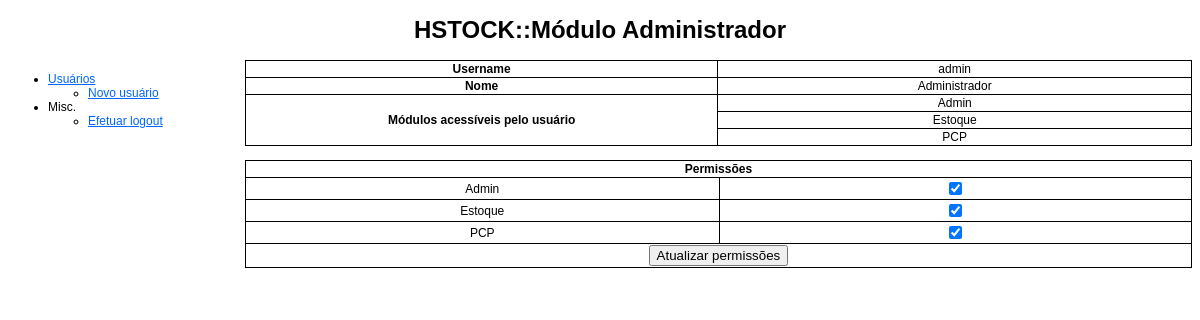
Screenshot of /admin/usuarios.php?action=view&id=1 (signed in) with the database file from the repository.
### tables this page shows
CREATE TABLE IF NOT EXISTS `usuarios` (
  `id` int(11) NOT NULL AUTO_INCREMENT,
  `username` varchar(255) NOT NULL,
  `password` varchar(255) NOT NULL,
  `nome` varchar(255) NOT NULL,
  PRIMARY KEY (`id`),
  UNIQUE KEY `username` (`username`)
);

CREATE TABLE IF NOT EXISTS `modulos` (
  `id` int(11) NOT NULL AUTO_INCREMENT,
  `nome` varchar(255) NOT NULL,
  PRIMARY KEY (`id`)
);

### admin/usuarios.php (the view, shortened to what this page needs)
<!DOCTYPE html PUBLIC "-//W3C//DTD XHTML 1.0 Transitional//EN" "http://www.w3.org/TR/xhtml1/DTD/xhtml1-transitional.dtd">
<html xmlns="http://www.w3.org/1999/xhtml">
    <head>
        <link href="estilos_hton.css" rel="stylesheet" type="text/css" />
    </head>
    <body>
   	<div id="header">
    	<h1>HSTOCK::Módulo Administrador</h1>
    </div>
    <div id="menu">
        <?php require_once('menu.php'); ?>
	</div>
    <div id="content">
    	<?php
			@$action = $_GET['action'];
			switch($action)
			{
					?>
					<?php
				case 'view':
					$id = $_GET['id'];
					$c = new conexao;
					$c->set_charset('utf8');
					$q = "SELECT * FROM usuarios WHERE id = '$id';";
					$r1 = $c->query($q);
					$usuario = $r1->fetch_object();
					?>
					<table class="content_table">
                    	<tr>
                        	<th>Username</th>
                            <td><?php echo $usuario->username; ?></td>
                        </tr>
                        <tr>
                        	<th>Nome</th>
                            <td><?php echo $usuario->nome; ?></td>
                        </tr>
                        <?php
						$q = "SELECT c.nome FROM usuarios AS a INNER JOIN permissoes AS b ON a.id = b.usuario_id INNER JOIN modulos AS c ON b.modulo_id = c.id WHERE a.id = $id;";
						$r2 = $c->query($q);
						?>
						<tr>
                        	<th rowspan="<?php echo $r2->num_rows; ?>">Módulos acessíveis pelo usuário</th>
							<?php
                            while($modulo = $r2->fetch_object()): ?>
                                <td><?php echo $modulo->nome; ?></td>
                        </tr>
						<?php endwhile; ?>
                    </table><br />
                    <form action='usuarios.php?action=permissoes&id=<?php echo $id; ?>' method="post">
					<table class="content_table">
                    	<tr>
                        	<th colspan="2">Permissões</th>
						</tr>
                        <?php
						$q = "SELECT * FROM modulos;";
						$r = $c->query($q);
						while($modulo = $r->fetch_object()): ?>
                        	<tr>
	                        	<td><?php echo $modulo->nome; ?></td>
                                <td>
                               	<?php
									$q = "SELECT a.id, a.nome FROM modulos AS a INNER JOIN permissoes AS b ON a.id = b.modulo_id INNER JOIN usuarios AS c ON b.usuario_id = c.id WHERE c.id = '$id' AND a.nome = '" . $modulo->nome . "';";
									$r1 = $c->query($q);
									if($r1->num_rows == 0): ?>
										<input type='checkbox' name='permissoes[<?php echo $modulo->id; ?>]' />
									<?php else: ?>
										<input type='checkbox' name='permissoes[<?php echo $modulo->id; ?>]' checked />
									<?php endif; ?>
                                </td>
                            </tr>
						<?php endwhile; ?>
                        <tr>
                        	<td class="bottom_row" colspan="2"><input type='submit' value="Atualizar permissões" /></td>
                        </tr>
                    </table>
                    </form>
					<?php
				break;
					?>
					<?php
			}
		?>
    </div>
    </body>
</html>

### admin/estilos_hton.css (style rules this page uses)
#header { text-align: center; }
#menu { float: left; width: 19%; }
#content { float: right; width: 80%; }
#tabela_login, td, th { border-top-width: 1px; border-right-width: 1px; border-bottom-width: 1px; border-left-width: 1px; border-top-style: solid; border-right-style: solid; border-bottom-style: solid; border-left-style: solid; border-collapse:collapse; margin: auto; width: 500px; }
.bottom_row { text-align: center; }
.content_table { width: 100%; }
.content_table, th, td { border: solid 1px; border-collapse:collapse; text-align:center; }
body { font-family: Arial, Helvetica, sans-serif; font-size: 12px; }

### rows the page displays
usuarios: username "admin", nome "Administrador"
modulos: nome "Admin"
modulos: nome "Estoque"
modulos: nome "PCP"
